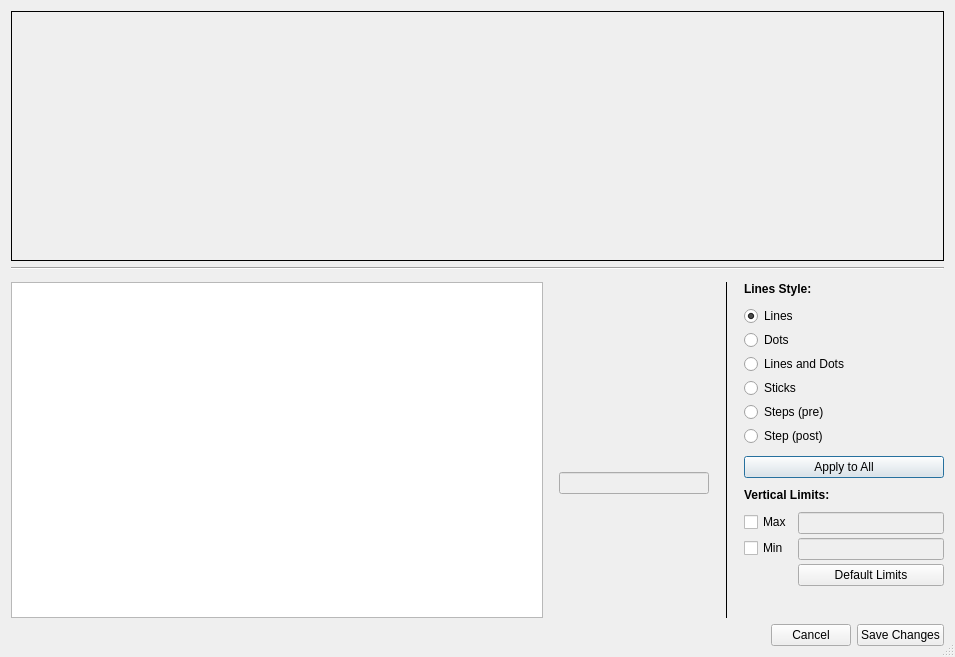
<?xml version="1.0" encoding="UTF-8"?>
<ui version="4.0">
 <class>PlotWidgetEditor</class>
 <widget class="QDialog" name="PlotWidgetEditor">
  <property name="geometry">
   <rect>
    <x>0</x>
    <y>0</y>
    <width>955</width>
    <height>657</height>
   </rect>
  </property>
  <property name="minimumSize">
   <size>
    <width>900</width>
    <height>0</height>
   </size>
  </property>
  <property name="maximumSize">
   <size>
    <width>16777215</width>
    <height>16777215</height>
   </size>
  </property>
  <property name="windowTitle">
   <string>Edit the Plot Area</string>
  </property>
  <property name="sizeGripEnabled">
   <bool>true</bool>
  </property>
  <property name="modal">
   <bool>false</bool>
  </property>
  <layout class="QVBoxLayout" name="verticalLayout_2">
   <item>
    <widget class="QFrame" name="framePlotPreview">
     <property name="minimumSize">
      <size>
       <width>800</width>
       <height>250</height>
      </size>
     </property>
     <property name="frameShape">
      <enum>QFrame::Box</enum>
     </property>
    </widget>
   </item>
   <item>
    <widget class="Line" name="line">
     <property name="orientation">
      <enum>Qt::Horizontal</enum>
     </property>
    </widget>
   </item>
   <item>
    <widget class="QWidget" name="widgetBottom" native="true">
     <property name="minimumSize">
      <size>
       <width>0</width>
       <height>250</height>
      </size>
     </property>
     <property name="maximumSize">
      <size>
       <width>16777215</width>
       <height>16777215</height>
      </size>
     </property>
     <layout class="QHBoxLayout" name="horizontalLayout" stretch="2,0,0,0">
      <property name="spacing">
       <number>16</number>
      </property>
      <property name="leftMargin">
       <number>0</number>
      </property>
      <property name="topMargin">
       <number>6</number>
      </property>
      <property name="rightMargin">
       <number>0</number>
      </property>
      <property name="bottomMargin">
       <number>0</number>
      </property>
      <item>
       <widget class="QWidget" name="widgetNames" native="true">
        <property name="minimumSize">
         <size>
          <width>300</width>
          <height>0</height>
         </size>
        </property>
        <layout class="QVBoxLayout" name="verticalLayout_3">
         <property name="spacing">
          <number>0</number>
         </property>
         <property name="leftMargin">
          <number>0</number>
         </property>
         <property name="topMargin">
          <number>0</number>
         </property>
         <property name="rightMargin">
          <number>0</number>
         </property>
         <property name="bottomMargin">
          <number>0</number>
         </property>
         <item>
          <widget class="QListWidget" name="listWidget">
           <property name="sizePolicy">
            <sizepolicy hsizetype="Expanding" vsizetype="Minimum">
             <horstretch>0</horstretch>
             <verstretch>0</verstretch>
            </sizepolicy>
           </property>
           <property name="minimumSize">
            <size>
             <width>300</width>
             <height>0</height>
            </size>
           </property>
           <property name="maximumSize">
            <size>
             <width>16777215</width>
             <height>16777215</height>
            </size>
           </property>
           <property name="focusPolicy">
            <enum>Qt::ClickFocus</enum>
           </property>
           <property name="editTriggers">
            <set>QAbstractItemView::NoEditTriggers</set>
           </property>
           <property name="selectionMode">
            <enum>QAbstractItemView::SingleSelection</enum>
           </property>
           <property name="selectionBehavior">
            <enum>QAbstractItemView::SelectRows</enum>
           </property>
          </widget>
         </item>
        </layout>
       </widget>
      </item>
      <item>
       <widget class="QWidget" name="widgetColor" native="true">
        <property name="enabled">
         <bool>false</bool>
        </property>
        <property name="minimumSize">
         <size>
          <width>150</width>
          <height>250</height>
         </size>
        </property>
        <property name="maximumSize">
         <size>
          <width>150</width>
          <height>16777215</height>
         </size>
        </property>
        <layout class="QVBoxLayout" name="verticalLayout_6">
         <property name="spacing">
          <number>10</number>
         </property>
         <property name="leftMargin">
          <number>0</number>
         </property>
         <property name="topMargin">
          <number>0</number>
         </property>
         <property name="rightMargin">
          <number>0</number>
         </property>
         <property name="bottomMargin">
          <number>0</number>
         </property>
         <item>
          <widget class="QWidget" name="widgetWheel" native="true">
           <property name="minimumSize">
            <size>
             <width>150</width>
             <height>180</height>
            </size>
           </property>
           <property name="maximumSize">
            <size>
             <width>150</width>
             <height>180</height>
            </size>
           </property>
          </widget>
         </item>
         <item>
          <widget class="QLineEdit" name="editColotText">
           <property name="focusPolicy">
            <enum>Qt::ClickFocus</enum>
           </property>
          </widget>
         </item>
         <item>
          <spacer name="verticalSpacer_2">
           <property name="orientation">
            <enum>Qt::Vertical</enum>
           </property>
           <property name="sizeHint" stdset="0">
            <size>
             <width>20</width>
             <height>40</height>
            </size>
           </property>
          </spacer>
         </item>
        </layout>
       </widget>
      </item>
      <item>
       <widget class="Line" name="line_2">
        <property name="frameShadow">
         <enum>QFrame::Plain</enum>
        </property>
        <property name="orientation">
         <enum>Qt::Vertical</enum>
        </property>
       </widget>
      </item>
      <item>
       <widget class="QWidget" name="widgetMore" native="true">
        <property name="enabled">
         <bool>true</bool>
        </property>
        <property name="minimumSize">
         <size>
          <width>200</width>
          <height>250</height>
         </size>
        </property>
        <property name="maximumSize">
         <size>
          <width>200</width>
          <height>16777215</height>
         </size>
        </property>
        <layout class="QVBoxLayout" name="verticalLayout_4">
         <property name="spacing">
          <number>10</number>
         </property>
         <property name="leftMargin">
          <number>0</number>
         </property>
         <property name="topMargin">
          <number>0</number>
         </property>
         <property name="rightMargin">
          <number>0</number>
         </property>
         <property name="bottomMargin">
          <number>0</number>
         </property>
         <item>
          <widget class="QLabel" name="label">
           <property name="font">
            <font>
             <weight>75</weight>
             <bold>true</bold>
            </font>
           </property>
           <property name="text">
            <string>Lines Style:</string>
           </property>
          </widget>
         </item>
         <item>
          <widget class="QFrame" name="frameStyle">
           <property name="minimumSize">
            <size>
             <width>200</width>
             <height>0</height>
            </size>
           </property>
           <property name="maximumSize">
            <size>
             <width>400</width>
             <height>200</height>
            </size>
           </property>
           <layout class="QVBoxLayout" name="verticalLayout_5">
            <property name="spacing">
             <number>4</number>
            </property>
            <property name="leftMargin">
             <number>0</number>
            </property>
            <property name="topMargin">
             <number>0</number>
            </property>
            <property name="rightMargin">
             <number>0</number>
            </property>
            <property name="bottomMargin">
             <number>0</number>
            </property>
            <item>
             <widget class="QRadioButton" name="radioLines">
              <property name="focusPolicy">
               <enum>Qt::NoFocus</enum>
              </property>
              <property name="text">
               <string>Lines</string>
              </property>
              <property name="checked">
               <bool>true</bool>
              </property>
             </widget>
            </item>
            <item>
             <widget class="QRadioButton" name="radioPoints">
              <property name="focusPolicy">
               <enum>Qt::NoFocus</enum>
              </property>
              <property name="text">
               <string>Dots</string>
              </property>
             </widget>
            </item>
            <item>
             <widget class="QRadioButton" name="radioBoth">
              <property name="focusPolicy">
               <enum>Qt::NoFocus</enum>
              </property>
              <property name="text">
               <string>Lines and Dots</string>
              </property>
             </widget>
            </item>
            <item>
             <widget class="QRadioButton" name="radioSticks">
              <property name="text">
               <string>Sticks</string>
              </property>
             </widget>
            </item>
            <item>
             <widget class="QRadioButton" name="radioSteps">
              <property name="text">
               <string>Steps (pre)</string>
              </property>
             </widget>
            </item>
            <item>
             <widget class="QRadioButton" name="radioStepsInv">
              <property name="text">
               <string>Step (post)</string>
              </property>
             </widget>
            </item>
           </layout>
          </widget>
         </item>
         <item>
          <layout class="QVBoxLayout" name="frameStyleButons">
           <item>
            <widget class="QPushButton" name="pushButtonApplyToAll">
             <property name="text">
              <string>Apply to All</string>
             </property>
            </widget>
           </item>
          </layout>
         </item>
         <item>
          <widget class="QLabel" name="label_2">
           <property name="font">
            <font>
             <weight>75</weight>
             <bold>true</bold>
            </font>
           </property>
           <property name="text">
            <string>Vertical Limits:</string>
           </property>
          </widget>
         </item>
         <item>
          <widget class="QFrame" name="frameLimits">
           <property name="minimumSize">
            <size>
             <width>200</width>
             <height>0</height>
            </size>
           </property>
           <property name="maximumSize">
            <size>
             <width>16777215</width>
             <height>200</height>
            </size>
           </property>
           <layout class="QFormLayout" name="formLayout">
            <property name="horizontalSpacing">
             <number>6</number>
            </property>
            <property name="verticalSpacing">
             <number>4</number>
            </property>
            <property name="leftMargin">
             <number>0</number>
            </property>
            <property name="topMargin">
             <number>0</number>
            </property>
            <property name="rightMargin">
             <number>0</number>
            </property>
            <property name="bottomMargin">
             <number>0</number>
            </property>
            <item row="1" column="0">
             <widget class="QCheckBox" name="checkBoxMax">
              <property name="focusPolicy">
               <enum>Qt::NoFocus</enum>
              </property>
              <property name="text">
               <string>Max</string>
              </property>
             </widget>
            </item>
            <item row="1" column="1">
             <widget class="QLineEdit" name="lineLimitMax">
              <property name="enabled">
               <bool>false</bool>
              </property>
              <property name="focusPolicy">
               <enum>Qt::ClickFocus</enum>
              </property>
             </widget>
            </item>
            <item row="2" column="0">
             <widget class="QCheckBox" name="checkBoxMin">
              <property name="focusPolicy">
               <enum>Qt::NoFocus</enum>
              </property>
              <property name="text">
               <string>Min</string>
              </property>
             </widget>
            </item>
            <item row="2" column="1">
             <widget class="QLineEdit" name="lineLimitMin">
              <property name="enabled">
               <bool>false</bool>
              </property>
              <property name="focusPolicy">
               <enum>Qt::ClickFocus</enum>
              </property>
             </widget>
            </item>
            <item row="3" column="1">
             <layout class="QHBoxLayout" name="horizontalLayout_2">
              <property name="topMargin">
               <number>0</number>
              </property>
              <item>
               <widget class="QPushButton" name="pushButtonReset">
                <property name="minimumSize">
                 <size>
                  <width>110</width>
                  <height>0</height>
                 </size>
                </property>
                <property name="maximumSize">
                 <size>
                  <width>16777215</width>
                  <height>16777215</height>
                 </size>
                </property>
                <property name="focusPolicy">
                 <enum>Qt::NoFocus</enum>
                </property>
                <property name="layoutDirection">
                 <enum>Qt::LeftToRight</enum>
                </property>
                <property name="text">
                 <string>Default Limits</string>
                </property>
                <property name="flat">
                 <bool>false</bool>
                </property>
               </widget>
              </item>
             </layout>
            </item>
           </layout>
          </widget>
         </item>
         <item>
          <spacer name="verticalSpacer">
           <property name="orientation">
            <enum>Qt::Vertical</enum>
           </property>
           <property name="sizeHint" stdset="0">
            <size>
             <width>20</width>
             <height>40</height>
            </size>
           </property>
          </spacer>
         </item>
        </layout>
       </widget>
      </item>
     </layout>
    </widget>
   </item>
   <item>
    <layout class="QHBoxLayout" name="horizontalLayout_3">
     <property name="topMargin">
      <number>0</number>
     </property>
     <item>
      <spacer name="horizontalSpacer">
       <property name="orientation">
        <enum>Qt::Horizontal</enum>
       </property>
       <property name="sizeHint" stdset="0">
        <size>
         <width>40</width>
         <height>20</height>
        </size>
       </property>
      </spacer>
     </item>
     <item>
      <widget class="QPushButton" name="pushButtonCancel">
       <property name="focusPolicy">
        <enum>Qt::NoFocus</enum>
       </property>
       <property name="text">
        <string>Cancel</string>
       </property>
      </widget>
     </item>
     <item>
      <widget class="QPushButton" name="pushButtonSave">
       <property name="focusPolicy">
        <enum>Qt::NoFocus</enum>
       </property>
       <property name="text">
        <string>Save Changes</string>
       </property>
      </widget>
     </item>
    </layout>
   </item>
  </layout>
 </widget>
 <resources/>
 <connections/>
</ui>
